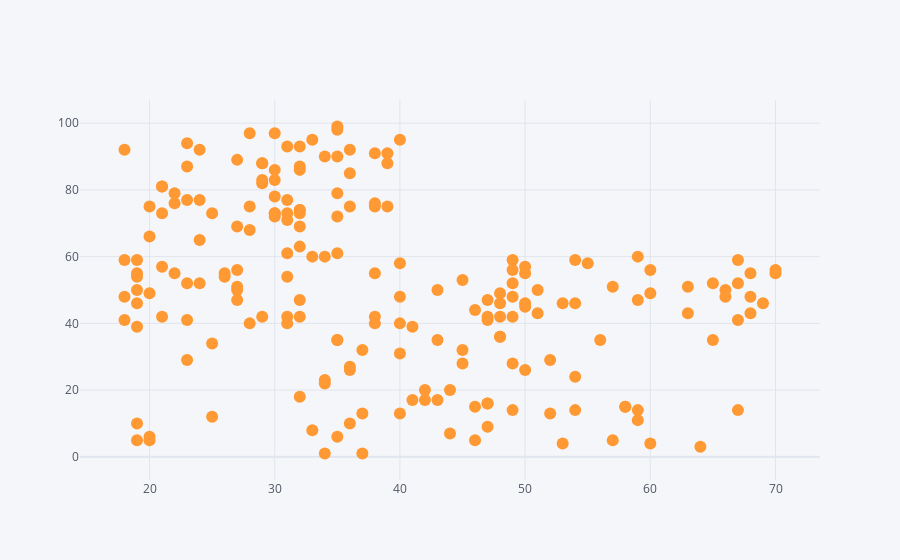

Notebook cell for this chart:
### Code cell
data.iplot(kind = 'scatter',x = 'Age', y ='Spending Score (1-100)', mode = 'markers')

### Figure 1 — Plotly figure (JSON) as saved in the notebook; plotly's stock layout.template omitted (floating-point values rounded to 4 significant figures; data arrays with more than 128 entries replaced by an {"elided": "..."} marker saying what was removed)
{"data": [{"line": {"color": "rgba(255, 153, 51, 1.0)", "dash": "solid", "shape": "linear", "width": 1.3}, "marker": {"size": 12, "symbol": "circle"}, "mode": "markers", "name": "Spending Score (1-100)", "text": "", "type": "scatter", "x": {"elided": "200 int values"}, "y": {"elided": "200 int values"}}], "layout": {"legend": {"bgcolor": "#F5F6F9", "font": {"color": "#4D5663"}}, "paper_bgcolor": "#F5F6F9", "plot_bgcolor": "#F5F6F9", "title": {"font": {"color": "#4D5663"}}, "xaxis": {"gridcolor": "#E1E5ED", "showgrid": true, "tickfont": {"color": "#4D5663"}, "title": {"font": {"color": "#4D5663"}, "text": ""}, "zerolinecolor": "#E1E5ED"}, "yaxis": {"gridcolor": "#E1E5ED", "showgrid": true, "tickfont": {"color": "#4D5663"}, "title": {"font": {"color": "#4D5663"}, "text": ""}, "zerolinecolor": "#E1E5ED"}}}
